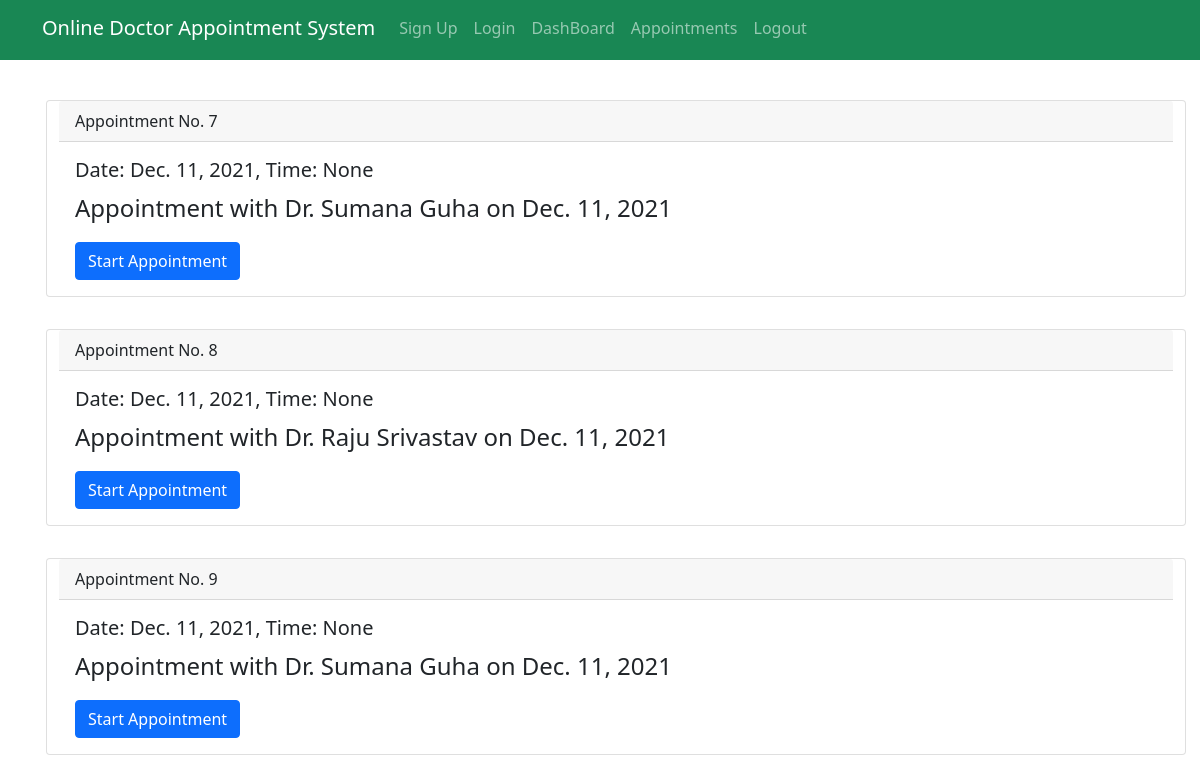
/appointments/patient/ (signed in), run on an earlier commit of the app's database.
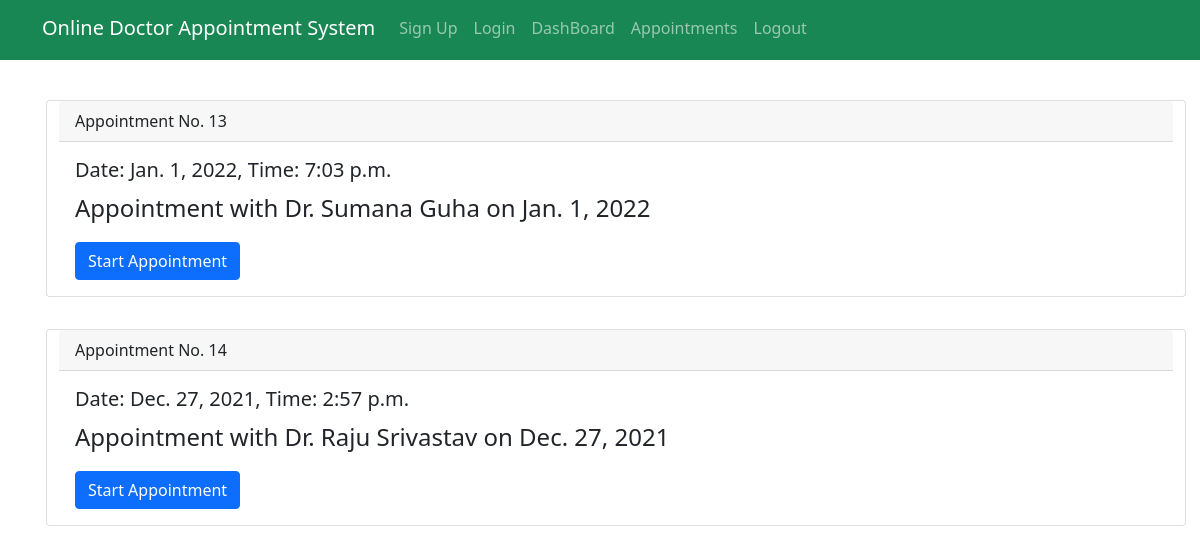
And on a later commit of the database.
### mainapp/models.py (models this page shows)
class Appointment(models.Model):
    STATUS = [
        ("finished","finished"),
        ("upcomming","upcomming"),
        ("ongoing","ongoing"),
    ]
    patient = models.ForeignKey(Patient, on_delete=models.CASCADE)
    doctor = models.ForeignKey(Doctor, on_delete=models.CASCADE)
    date = models.DateField(null=True, blank=True)
    time = models.TimeField(null=True, blank=True)
    status = models.CharField(null = True, blank = True, max_length=20, choices=STATUS)

### mainapp/views.py (the view)
# urls.py: path('appointments/patient/',views.PatientAppointmentPage, name="p_app"),
def PatientAppointmentPage(request):
    appointments = Appointment.objects.filter(patient = request.user)
    context = {
        'appointments': appointments,
    }
    return render(request,"patient/patient-appointment.html",context= context)

### templates/patient/patient-appointment.html
{% extends "patient/base.html" %}
{% block content %}
<div class="container">
<div class="row mt-4">
{% for appointment in appointments %}
<div class="card m-3">
    <div class="card-header">
      Appointment No. {{appointment.id}}
    </div>
    <div class="card-body">
      <h5 class="card-title">Date: {{appointment.date}}, Time: {{appointment.time}}</h5>
      <p class="card-text">Appointment with Dr. {{appointment.doctor.first_name}} {{appointment.doctor.last_name}} on {{appointment.date}}</p>
      <a href="{% url 'main-chat-view' appointment.id %}" class="btn btn-primary" target="_blank">Start Appointment</a>
    </div>
  </div>
{% endfor %}
</div>
</div>
{% endblock %}

### templates/patient/base.html (shortened to what this page needs)
{% load static %}
<!doctype html>
<html lang="en">
  <head>
    <link href="https://cdn.jsdelivr.net/npm/bootstrap@5.1.3/dist/css/bootstrap.min.css" rel="stylesheet">
    <link rel="stylesheet" href="{% static 'patient/css/index.css' %}">
    <link rel="stylesheet" href="https://cdn.jsdelivr.net/npm/bootstrap-icons@1.7.2/font/bootstrap-icons.css">
  </head>
  <body>
    <nav class="navbar navbar-expand-lg navbar-dark bg-success fixed-top">
      <div class="container">
        <a class="navbar-brand" href="#">Online Doctor Appointment System</a>
        <div class="collapse navbar-collapse" id="navbarNav">
          <ul class="navbar-nav">
            <li class="nav-item">
              <a class="nav-link" href="{% url 'pr' %}">Sign Up</a>
            </li>
            <li class="nav-item">
              <a class="nav-link" href="{% url 'pl' %}">Login</a>
            </li>
            <li class="nav-item">
              <a class="nav-link" href="{% url 'pd' %}">DashBoard</a>
            </li>
            <li class="nav-item">
              <a class="nav-link" href="{% url 'p_app' %}">Appointments</a>
            </li>
            <li class="nav-item">
              <a class="nav-link" href="{% url 'logout_p' %}">Logout</a>
            </li>
          </ul>
        </div>
      </div>
    </nav>
    {% block content %}
    {% endblock %}
  </body>
</html>

### static/patient/css/index.css (style rules this page uses)
* { margin: 0; padding: 0; }
p { font-size: 3vh; }
a { text-decoration: none; }

What changed in the data, as far as the page shows it:
removed Appointment: id "7", date "Dec. 11, 2021", time "None", doctor.first_name "Sumana", doctor.last_name "Guha"
removed Appointment: id "8", date "Dec. 11, 2021", time "None", doctor.first_name "Raju", doctor.last_name "Srivastav"
removed Appointment: id "9", date "Dec. 11, 2021", time "None", doctor.first_name "Sumana", doctor.last_name "Guha"
added Appointment: id "13", date "Jan. 1, 2022", time "7:03 p.m.", doctor.first_name "Sumana", doctor.last_name "Guha"
added Appointment: id "14", date "Dec. 27, 2021", time "2:57 p.m.", doctor.first_name "Raju", doctor.last_name "Srivastav"
